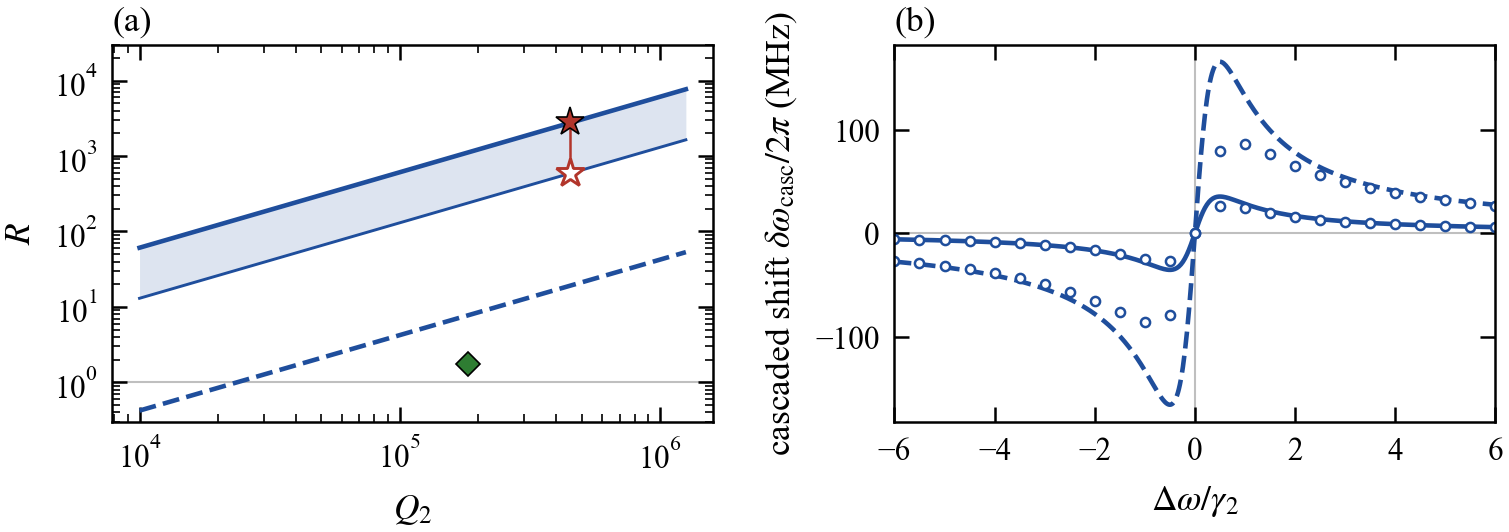

Python code for this plot:
"""Fig. 5 (draft): microrings.

(a) R = |U_casc|/U_nat versus Q2 at a cold mismatch of 2 gamma2 for the
    poled ring (design B of Supplement 1, Table S2) with g scaled from the
    fitted rate of Lu 2020 (upper solid) or from its measured SHG efficiency
    (lower solid), and for the unpoled ring (design C, dashed), all with
    Q2_int = 2 Q2.  Stars: design A (the device of Lu 2020) with the fitted
    g (filled) and with g from its efficiency (open).  Diamond: the AlN ring
    of Cui 2025, from its measured extremes of the self-phase-modulation
    tuning (1 -+ 3.7 at |Domega| = gamma2/2) scaled to Domega = 2 gamma2 with
    the Lorentzian of U_casc (factor 8/17).
(b) Cascaded shift of the pump resonance of design A versus the pump-frame
    Domega at 5 uW input, with the pump locked to the shifted resonance:
    main-text Eq. (7) from the measured efficiency (solid) and from the
    efficiency implied by the fitted g (dashed); dots are the locked-pump
    steady state with the nonlinear loss included.

Model: cascaded_chi3/ring_params.py (photon units, kappa = half-width).
"""

import numpy as np
import matplotlib.pyplot as plt

from paperstyle import apply, WIDTH, BLUE, RED, GREEN, GREY, panel_label, save
import ring_params as rp

TW = 2 * np.pi
HBAR = 1.054571817e-34


def shift_eq7(p, eta, P, Dw):
    """Main-text Eq. (7): first-order cascaded shift [rad/s] of the pump
    resonance, from the SHG efficiency eta [1/W] and input power P [W]."""
    k1, k2 = p.kappa1, p.kappa2
    cpl = (k1 / (2 * p.kappa1_ex)) * (k2 / (2 * p.kappa2_ex))
    return eta * P * cpl * k1 * k2 * Dw / (Dw**2 + k2**2)


def shift_locked(p, g, P, Dw):
    """Cascaded shift -U_casc n [rad/s] with the pump locked to the shifted
    resonance; n solves n (k1 + k_casc n)^2 = 2 k1e P / (hbar w1)."""
    k1, k2 = p.kappa1, p.kappa2
    U = -2 * g**2 * Dw / (Dw**2 + k2**2)
    kc = 2 * g**2 * k2 / (Dw**2 + k2**2)
    drive = 2 * p.kappa1_ex * P / (HBAR * p.omega1)
    n = drive / k1**2
    for _ in range(200):
        n = drive / (k1 + kc * n) ** 2
    return -U * n


def main():
    apply()
    dps = rp.design_points()
    A, B, Cc = dps["lu"], dps["ppln"], dps["modal"]
    g_fit = A.g_rate
    g_eta = rp.g_from_eta_norm(A, A.eta_norm_ref)
    scale = g_eta / g_fit
    print(f"design A: g_fit/2pi = {g_fit/TW/1e6:.3f} MHz, "
          f"g_eta/2pi = {g_eta/TW/1e6:.3f} MHz")

    fig = plt.figure(figsize=(WIDTH, 2.05))
    ax_a = fig.add_subplot(1, 2, 1)
    ax_b = fig.add_subplot(1, 2, 2)

    # (a) R vs Q2
    Q2 = np.logspace(4, 6.1, 200)

    def R_curve(q0, gfac=1.0):
        out = []
        for Q in Q2:
            q = q0.replace(Q2_load=Q, Q2_int=2 * Q, g=q0.g_rate * gfac)
            out.append(float(rp.R_ratio(q, 2 * q.gamma2)))
        return np.array(out)

    R_hi, R_lo = R_curve(B), R_curve(B, scale)
    ax_a.fill_between(Q2, R_lo, R_hi, color=BLUE, alpha=0.15, lw=0)
    ax_a.loglog(Q2, R_hi, "-", color=BLUE)
    ax_a.loglog(Q2, R_lo, "-", color=BLUE, lw=0.7)
    ax_a.loglog(Q2, R_curve(Cc), "--", color=BLUE)
    RA_fit = float(rp.R_ratio(A, 2 * A.gamma2))
    RA_eta = float(rp.R_ratio(A.replace(g=g_eta), 2 * A.gamma2))
    ax_a.plot([A.Q2_load] * 2, [RA_eta, RA_fit], "-", color=RED, lw=0.6)
    ax_a.plot([A.Q2_load], [RA_fit], "*", color=RED, ms=7, mec="k", mew=0.4)
    ax_a.plot([A.Q2_load], [RA_eta], "*", color="white", ms=7, mec=RED,
              mew=0.7)
    R_aln = 3.7 * 8 / 17
    ax_a.plot([1.83e5], [R_aln], "D", color=GREEN, ms=4, mec="k", mew=0.4)
    print(f"R: A {RA_eta:.0f}-{RA_fit:.0f}, B {R_lo[np.argmin(abs(Q2-3e5))]:.0f}"
          f"-{R_hi[np.argmin(abs(Q2-3e5))]:.0f}, AlN {R_aln:.2f}")
    ax_a.axhline(1.0, color="0.75", lw=0.5, zorder=0)
    ax_a.set_xlabel(r"$Q_2$")
    ax_a.set_ylabel(r"$R$")
    ax_a.set_ylim(0.3, 3e4)
    panel_label(ax_a, "(a)")

    # (b) predicted shift of the device of Lu 2020 at 5 uW
    P0 = 5e-6
    x = np.linspace(-6, 6, 601)
    Dw = x * A.gamma2
    eta_fit = rp.eta_norm_from_g(A, g_fit)
    ax_b.axhline(0.0, color="0.75", lw=0.5, zorder=0)
    ax_b.axvline(0.0, color="0.75", lw=0.5, zorder=0)
    ax_b.plot(x, shift_eq7(A, A.eta_norm_ref, P0, Dw) / TW / 1e6, "-",
              color=BLUE)
    ax_b.plot(x, shift_eq7(A, eta_fit, P0, Dw) / TW / 1e6, "--", color=BLUE)
    xd = np.linspace(-6, 6, 25)
    for g in (g_eta, g_fit):
        ax_b.plot(xd, shift_locked(A, g, P0, xd * A.gamma2) / TW / 1e6, "o",
                  color=BLUE, ms=2.2, mfc="white", mew=0.6)
    k1 = A.kappa1
    s2 = shift_eq7(A, A.eta_norm_ref, P0, 2 * A.gamma2)
    print(f"design A at 5 uW, Domega = 2 gamma2: shift/k1 = {s2/k1:.3f}, "
          f"{s2/TW/1e6:.1f} MHz (kappa1/2pi = {k1/TW/1e6:.0f} MHz); "
          f"fitted-g ratio {eta_fit/A.eta_norm_ref:.2f}; "
          f"native {A.U_native*rp.n_from_power(A, P0)/TW/1e6:.3f} MHz")
    ax_b.set_xlabel(r"$\Delta\omega/\gamma_2$")
    ax_b.set_ylabel(r"cascaded shift $\delta\omega_{\mathrm{casc}}/2\pi$ (MHz)")
    ax_b.set_xlim(-6, 6)
    panel_label(ax_b, "(b)")

    fig.tight_layout(w_pad=1.0)
    save(fig, "fig5_ring")


if __name__ == "__main__":
    main()
